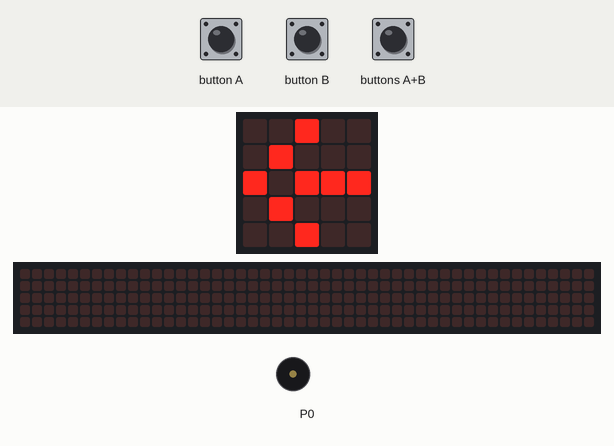
Bench run of a program on a simulated BBC micro:bit (MakeCode). Parts: the board's 5×5 LED display, a strip that is not on the board, showing the scrolling text unrolled, buzzer (waves = sounding). The test bench sets the inputs (shaded band). The 48×5 strip is a reading aid, not a part: it shows the text the display is scrolling, unrolled, one strip-width of it at a time.

Above: at 1.6 s.
1.7 s: buttons A+B pressed for 0.15 s
At 1.92 s:
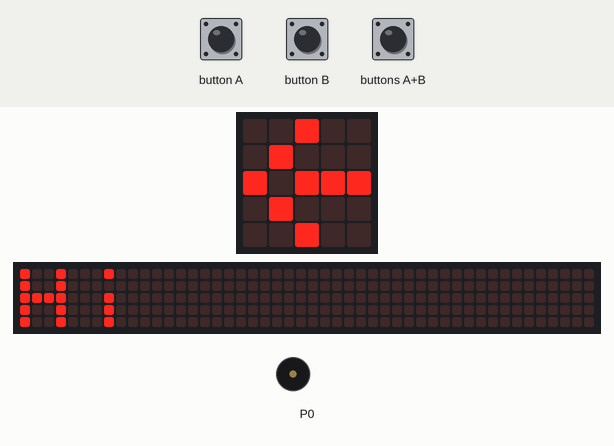
At 2.37 s:
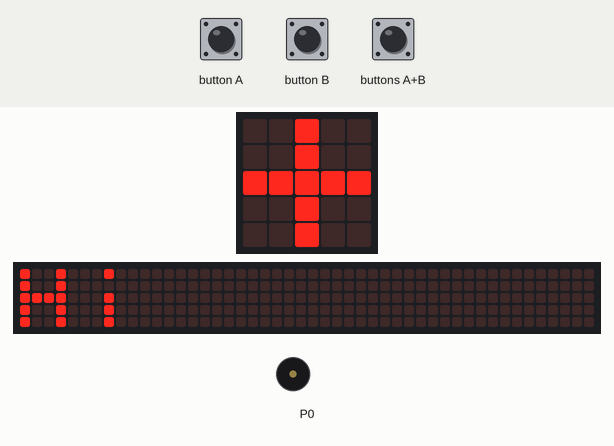
2.4 s: button B pressed for 0.15 s
3.1 s: button A pressed for 0.15 s
3.8 s: buttons A+B pressed for 1 s
At 5.3 s:
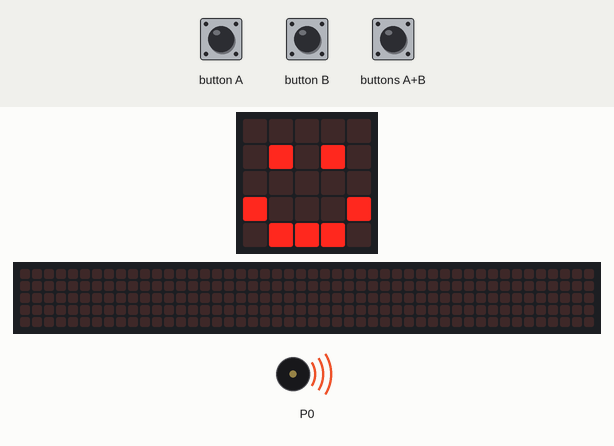
5.4 s: buttons A+B pressed for 0.15 s
6.1 s: button B pressed for 0.15 s
At 9.7 s:
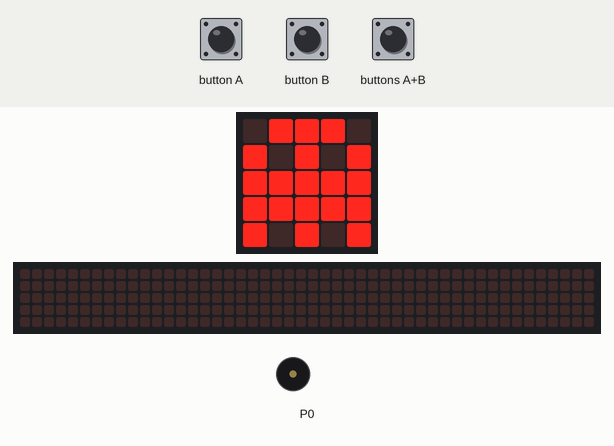
Timing chart, 0 to 10.1 s (numbered marks = the images above; inputs shaded):
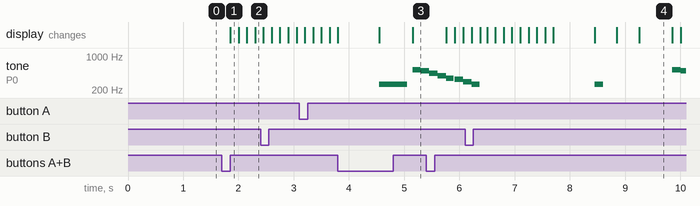

The program:

main.ts
```typescript
input.onSound(DetectedSound.Loud, function () {
    music.play(music.tonePlayable(165, music.beat(BeatFraction.Whole)), music.PlaybackMode.UntilDone)
})
input.onButtonPressed(Button.A, function () {
    basic.showIcon(IconNames.Happy)
    music.play(music.tonePlayable(494, music.beat(BeatFraction.Whole)), music.PlaybackMode.UntilDone)
    basic.showLeds(`
        . . # . .
        . . . # .
        # # # . #
        . . . # .
        . . # . .
        `)
})
input.onGesture(Gesture.Shake, function () {
    music.play(music.builtinPlayableSoundEffect(soundExpression.spring), music.PlaybackMode.UntilDone)
})
input.onButtonPressed(Button.AB, function () {
    basic.showString("Hi")
    music.play(music.tonePlayable(262, music.beat(BeatFraction.Whole)), music.PlaybackMode.UntilDone)
})
input.onButtonPressed(Button.B, function () {
    basic.showIcon(IconNames.Ghost)
    music.play(music.stringPlayable("C5 B A G F E D C ", 400), music.PlaybackMode.UntilDone)
    basic.showLeds(`
        . . . . .
        . # . # .
        # . . . #
        . # . # .
        . . . . .
        `)
})
music.setVolume(70)
basic.showLeds(`
    . . # . .
    . # . . .
    # . # # #
    . # . . .
    . . # . .
    `)
```

test.ts
```typescript
// Hier kann man Tests durchführen; diese Datei wird nicht kompiliert, wenn dieses Paket als Erweiterung verwendet wird.
```

Measured:
- after the input at 1.7 s, the display: changes after 0.15 s (image 1)
- after the input at 6.1 s, the display: first differs from a run without the input after 3.2 s (image 4)
- by itself, tone on P0: plays 262 Hz for 0.15 s, 262 Hz for 0.15 s, 523 Hz for 0.15 s, 494 Hz for 0.10 s
- what the display in image 4 shows lasts 0.6 s, from 9.3 s to 9.9 s
